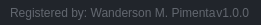
              <widget class="QFrame" name="frame_grip">
               <property name="minimumSize">
                <size>
                 <width>0</width>
                 <height>25</height>
                </size>
               </property>
               <property name="maximumSize">
                <size>
                 <width>16777215</width>
                 <height>25</height>
                </size>
               </property>
               <property name="styleSheet">
                <string notr="true">background-color: rgb(33, 37, 43);</string>
               </property>
               <property name="frameShape">
                <enum>QFrame::NoFrame</enum>
               </property>
               <property name="frameShadow">
                <enum>QFrame::Raised</enum>
               </property>
               <layout class="QHBoxLayout" name="horizontalLayout_6">
                <property name="spacing">
                 <number>0</number>
                </property>
                <property name="leftMargin">
                 <number>0</number>
                </property>
                <property name="topMargin">
                 <number>0</number>
                </property>
                <property name="rightMargin">
                 <number>2</number>
                </property>
                <property name="bottomMargin">
                 <number>0</number>
                </property>
                <item>
                 <widget class="QFrame" name="frame_label_bottom">
                  <property name="frameShape">
                   <enum>QFrame::NoFrame</enum>
                  </property>
                  <property name="frameShadow">
                   <enum>QFrame::Raised</enum>
                  </property>
                  <layout class="QHBoxLayout" name="horizontalLayout_7">
                   <property name="spacing">
                    <number>0</number>
                   </property>
                   <property name="leftMargin">
                    <number>10</number>
                   </property>
                   <property name="topMargin">
                    <number>0</number>
                   </property>
                   <property name="rightMargin">
                    <number>10</number>
                   </property>
                   <property name="bottomMargin">
                    <number>0</number>
                   </property>
                   <item>
                    <widget class="QLabel" name="label_credits">
                     <property name="font">
                      <font>
                       <family>Segoe UI</family>
                      </font>
                     </property>
                     <property name="styleSheet">
                      <string notr="true">color: rgb(98, 103, 111);</string>
                     </property>
                     <property name="text">
                      <string>Registered by: Wanderson M. Pimenta</string>
                     </property>
                    </widget>
                   </item>
                   <item>
                    <widget class="QLabel" name="label_version">
                     <property name="maximumSize">
                      <size>
                       <width>100</width>
                       <height>16777215</height>
                      </size>
                     </property>
                     <property name="font">
                      <font>
                       <family>Segoe UI</family>
                      </font>
                     </property>
                     <property name="styleSheet">
                      <string notr="true">color: rgb(98, 103, 111);</string>
                     </property>
                     <property name="text">
                      <string>v1.0.0</string>
                     </property>
                     <property name="alignment">
                      <set>Qt::AlignRight|Qt::AlignTrailing|Qt::AlignVCenter</set>
                     </property>
                    </widget>
                   </item>
                  </layout>
                 </widget>
                </item>
                <item>
                 <widget class="QFrame" name="frame_size_grip">
                  <property name="maximumSize">
                   <size>
                    <width>20</width>
                    <height>20</height>
                   </size>
                  </property>
                  <property name="styleSheet">
                   <string notr="true">QSizeGrip {
	background-image: url(:/icons/16x16/cil-size-grip.png);
	background-position: center;
	background-repeat: no-reperat;
}</string>
                  </property>
                  <property name="frameShape">
                   <enum>QFrame::NoFrame</enum>
                  </property>
                  <property name="frameShadow">
                   <enum>QFrame::Raised</enum>
                  </property>
                 </widget>
                </item>
               </layout>
              </widget>
